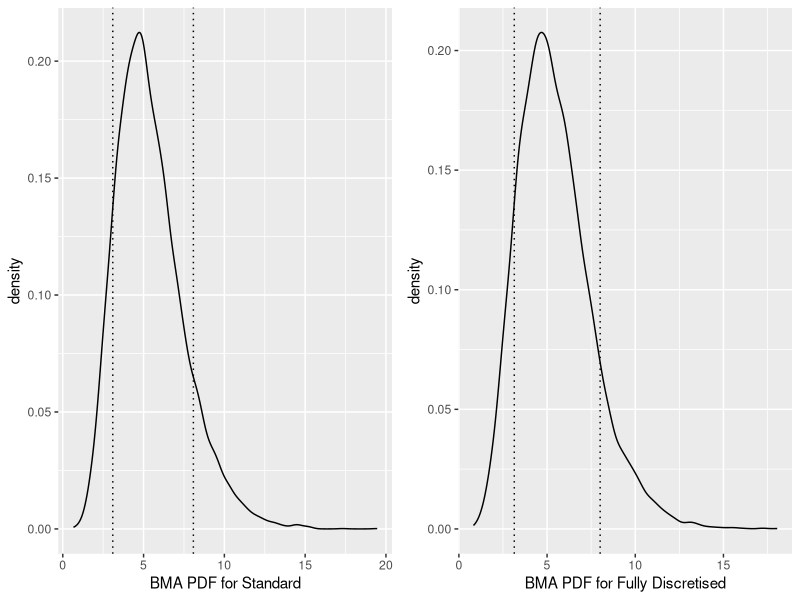

Source code (R):
# Teng Wei Yeo, S2566430
# MATH11188 Statistical Research Skills: Assignment 1.
# Ideas are from Sloughter, J. M., Gneiting, T., and Raftery, A. E. (2010), 
# 'Probabilistic wind speed forecasting using ensembles and Bayesian model 
# averaging', Journal of the American Statistical Association, 105(489), 
# pp. 25-35.

### Brief Outline ###
# This code aims to simulate if there is any difference in the BMA PDF for 
# the fully discretised method, versus the standard method.
# This code assumes there is only 1 location, with one observation for each
# day over 20 days. For this example, all observations are training data.

# An ensemble of 4 members are used. This toy example assumes that the
# individual prediction PDF of each member and all the hyperparameters
# are known a priori.

# The E and CM-1 steps suggested in Sloughter et al. (2010) for deriving
# the weights which maximise the likelihood is then applied to derive
# the BMA PDF which best fits the observed data.

# The BMA PDF of the standard method, vs. the fully discretised method, 
# are compared. Note that no actual forecasting is being done in this toy 
# example. Neither is there the need for an iterative EMCE algorithm, since the
# hyperparameters of the individual PDFs are known a priori. The goal is to 
# simply compare the shape of the BMA PDFs as a result of the two different 
# methods.

# The output of this code is a graph showing the BMA PDF of the Standard Method,
# and the BMA PDF of the Fully Discretised Method.
# The code also prints the 77.8% symmetric prediction interval for both methods.

# The conclusion is that both methods arrive at very similar BMA PDFs, 
# and have almost identical 77.8% symmetric prediction intervals.

############# Model set-up #############
library(ggplot2)
library(gridExtra)
set.seed(4)
# True distribution of observations
true_a = 1.5
true_b = 0.3
obs <- rgamma(20, shape=true_a, rate=true_b) # generate 20 observations
true_var = true_a/true_b^2

# Discretisation of the observations
obs2 <- rep(0, 20)
for (i in 1:length(obs)){
  if (obs[i] <= 1){
    obs2[i] = 0
  } else if (obs[i] <= 3/2){
    obs2[i] = 1
  } else{
    obs2[i] = round(obs[i], 0)
  }
}

# Arbitrarily chosen hyperparameters for the gamma distributions of each of the 
# four forecast members.
beta = c(0.1, 0.2, 0.4, 0.5)
alpha = beta^2 * true_var

############# Start of BMA approach #############
### 1) Standard Method ###
# Starting weights
w = c(0.25, 0.25, 0.25, 0.25)
y = obs2
z_hat = c(0,0,0,0)

# Optimising weights using E and CM-1 steps
for (i in 1:length(y)){
  if (y[i] == 0){ # use CDF for values = 0
    combined = sum(w * pgamma(1, shape = alpha, rate = beta))
    z_hat = z_hat + w * pgamma(1, shape = alpha, rate = beta) / 
      combined
  } else{ # use PDF for all other values
    combined = sum(w * dgamma(y[i], shape = alpha, rate = beta))
    z_hat = z_hat + w * dgamma(y[i], shape = alpha, rate = beta) / 
      combined
    }
}
w = z_hat/20
z_hat = c(0,0,0,0)

# Calculating the maximum likelihood, for standard method
sum = 0
for (i in 1:length(y)){
  if (y[i] == 0){
    sum = sum + log(sum(w * pgamma(1, shape = alpha, rate = beta)))
  } else{
    sum = sum + log(sum(w * dgamma(y[i], shape = alpha, rate = beta)))
  }
}

# Simulate 10000 random variates for BMA PDF of Standard Method.
collect = w[1] * rgamma(10000, shape = alpha[1], rate = beta[1]) + 
          w[2] * rgamma(10000, shape = alpha[2], rate = beta[2]) + 
          w[3] * rgamma(10000, shape = alpha[3], rate = beta[3]) + 
          w[4] * rgamma(10000, shape = alpha[4], rate = beta[4])
collect_df = data.frame(collect)

# Plot density of the 10000 random variates, with 77.8% interval
plot1 <- ggplot(collect_df, aes(x = collect)) + 
          geom_density() + 
          geom_vline(xintercept=quantile(collect, probs = c(0.111,0.889)), 
                     linetype="dotted") +
          xlab("BMA PDF for Standard")
w_saved = w

### 2) Fully Discretised Method ###
# Starting weights
w = c(0.25, 0.25, 0.25, 0.25)
z_hat = c(0,0,0,0)

# Optimising weights
for (i in 1:length(y)){
  if (y[i] == 0){
    combined = sum(w * pgamma(1, shape = alpha, rate = beta))
    z_hat = z_hat + w * pgamma(1, shape = alpha, rate = beta) / 
      combined
  } else if (y[i] == 1){
    combined = sum(w * (pgamma(1.5, shape = alpha, rate = beta) -
                     pgamma(1, shape = alpha, rate = beta)))
    z_hat = z_hat + w * (pgamma(1.5, shape = alpha, rate = beta) -
                         pgamma(1, shape = alpha, rate = beta)) / 
                         combined
  } else {
    combined = sum(w * (pgamma(y[i] + 0.5, shape = alpha, rate = beta) -
                     pgamma(y[i] - 0.5, shape = alpha, rate = beta)))
    z_hat = z_hat + w * (pgamma(y[i] + 0.5, shape = alpha, rate = beta) -
                         pgamma(y[i] - 0.5, shape = alpha, rate = beta)) / 
                         combined
    }
}
w = z_hat/20

# Calculating the maximum likelihood, for fully discretised method
sum_2 = 0
for (i in 1:length(y)){
  if (y[i] == 0){
    sum_2 = sum_2 + log(sum(w * pgamma(1, shape = alpha, rate = beta)))
  } else if (y[i] == 1){
    sum_2 = sum_2 + log(sum(w * (pgamma(1.5, shape = alpha, rate = beta) -
                             pgamma(1, shape = alpha, rate = beta))))
  } else {
    sum_2 = sum_2 + log(sum(w * (pgamma(y[i] + 0.5, shape = alpha, rate = beta) -
                               pgamma(y[i] - 0.5, shape = alpha, rate = beta))))
  }
}

# Simulate 10000 random variables for BMA PDF of Fully Discretised BDA.
collect_2 = w[1] * rgamma(10000, shape = alpha[1], rate = beta[1]) + 
            w[2] * rgamma(10000, shape = alpha[2], rate = beta[2]) + 
            w[3] * rgamma(10000, shape = alpha[3], rate = beta[3]) + 
            w[4] * rgamma(10000, shape = alpha[4], rate = beta[4])
collect_df_2 = data.frame(collect_2)

# Plot density of the 10000 random variates, with 77.8% interval
plot2 <- ggplot(collect_df_2, aes(x = collect_2)) + 
          geom_density() + 
          geom_vline(xintercept=quantile(collect_2, probs = c(0.111,0.889)), 
                     linetype="dotted") +
          xlab("BMA PDF for Fully Discretised")

### Comparisons ### 

# Plot final graphs
grid.arrange(plot1, plot2, ncol=2)

print(paste("Maximum Log Likelihood for the Standard Method BDA is", sum))
w_saved # Weights for Standard Method BMA
quantile(collect, probs = c(0.111,0.889)) # 77.8% Symmetric Prediction Interval
print(paste("Maximum Log Likelihood for the Fully Discretised BDA is", sum_2))
w # Weights for Fully Discretised BMA
quantile(collect_2, probs = c(0.111,0.889)) # 77.8% Symmetric Prediction Interval
